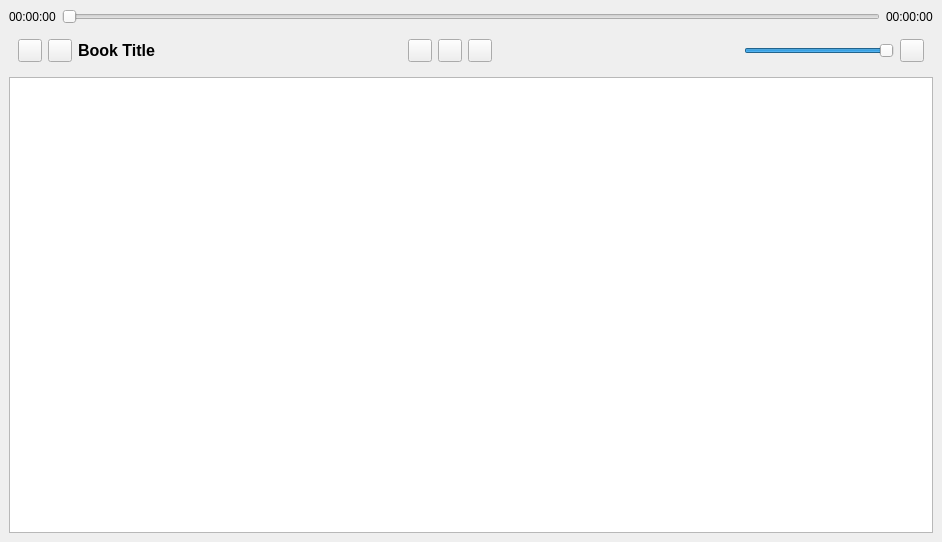
<?xml version="1.0" encoding="UTF-8"?>
<ui version="4.0">
 <class>MainWindow</class>
 <widget class="QMainWindow" name="MainWindow">
  <property name="geometry">
   <rect>
    <x>0</x>
    <y>0</y>
    <width>942</width>
    <height>542</height>
   </rect>
  </property>
  <property name="sizePolicy">
   <sizepolicy hsizetype="Expanding" vsizetype="Expanding">
    <horstretch>0</horstretch>
    <verstretch>0</verstretch>
   </sizepolicy>
  </property>
  <property name="maximumSize">
   <size>
    <width>16777215</width>
    <height>16777215</height>
   </size>
  </property>
  <property name="windowTitle">
   <string/>
  </property>
  <widget class="QWidget" name="centralwidget">
   <property name="enabled">
    <bool>true</bool>
   </property>
   <property name="sizePolicy">
    <sizepolicy hsizetype="Maximum" vsizetype="Maximum">
     <horstretch>0</horstretch>
     <verstretch>0</verstretch>
    </sizepolicy>
   </property>
   <property name="maximumSize">
    <size>
     <width>16777215</width>
     <height>16777215</height>
    </size>
   </property>
   <layout class="QGridLayout" name="gridLayout">
    <item row="0" column="0">
     <layout class="QVBoxLayout" name="verticalLayout">
      <property name="sizeConstraint">
       <enum>QLayout::SetMaximumSize</enum>
      </property>
      <property name="bottomMargin">
       <number>0</number>
      </property>
      <item>
       <layout class="QVBoxLayout" name="media_control_widget_2">
        <property name="topMargin">
         <number>0</number>
        </property>
        <item>
         <layout class="QHBoxLayout" name="media_progress">
          <property name="topMargin">
           <number>0</number>
          </property>
          <item>
           <widget class="QLabel" name="label_track_position">
            <property name="text">
             <string>00:00:00</string>
            </property>
           </widget>
          </item>
          <item>
           <widget class="QSlider" name="slider_progress">
            <property name="maximum">
             <number>10000</number>
            </property>
            <property name="orientation">
             <enum>Qt::Horizontal</enum>
            </property>
           </widget>
          </item>
          <item>
           <widget class="QLabel" name="label_track_time">
            <property name="text">
             <string>00:00:00</string>
            </property>
           </widget>
          </item>
         </layout>
        </item>
        <item>
         <widget class="QWidget" name="media_control_widget" native="true">
          <property name="sizePolicy">
           <sizepolicy hsizetype="Preferred" vsizetype="Fixed">
            <horstretch>0</horstretch>
            <verstretch>0</verstretch>
           </sizepolicy>
          </property>
          <property name="minimumSize">
           <size>
            <width>0</width>
            <height>0</height>
           </size>
          </property>
          <layout class="QHBoxLayout" name="horizontalLayout">
           <item>
            <widget class="QToolButton" name="button_chapters">
             <property name="text">
              <string/>
             </property>
            </widget>
           </item>
           <item>
            <widget class="QToolButton" name="button_playback_mode">
             <property name="text">
              <string/>
             </property>
            </widget>
           </item>
           <item>
            <widget class="QLabel" name="label_book_title">
             <property name="font">
              <font>
               <pointsize>12</pointsize>
               <weight>75</weight>
               <bold>true</bold>
              </font>
             </property>
             <property name="text">
              <string>Book Title</string>
             </property>
            </widget>
           </item>
           <item>
            <spacer name="horizontalSpacer">
             <property name="orientation">
              <enum>Qt::Horizontal</enum>
             </property>
             <property name="sizeHint" stdset="0">
              <size>
               <width>40</width>
               <height>20</height>
              </size>
             </property>
            </spacer>
           </item>
           <item>
            <widget class="QToolButton" name="button_seek_backward">
             <property name="text">
              <string/>
             </property>
            </widget>
           </item>
           <item>
            <widget class="QToolButton" name="button_play_pause">
             <property name="maximumSize">
              <size>
               <width>30</width>
               <height>16777215</height>
              </size>
             </property>
             <property name="text">
              <string/>
             </property>
            </widget>
           </item>
           <item>
            <widget class="QToolButton" name="button_seek_forward">
             <property name="text">
              <string/>
             </property>
            </widget>
           </item>
           <item>
            <spacer name="horizontalSpacer_2">
             <property name="orientation">
              <enum>Qt::Horizontal</enum>
             </property>
             <property name="sizeHint" stdset="0">
              <size>
               <width>40</width>
               <height>20</height>
              </size>
             </property>
            </spacer>
           </item>
           <item>
            <widget class="QSlider" name="slider_volume">
             <property name="sizePolicy">
              <sizepolicy hsizetype="Fixed" vsizetype="Fixed">
               <horstretch>0</horstretch>
               <verstretch>0</verstretch>
              </sizepolicy>
             </property>
             <property name="minimumSize">
              <size>
               <width>150</width>
               <height>0</height>
              </size>
             </property>
             <property name="sliderPosition">
              <number>99</number>
             </property>
             <property name="orientation">
              <enum>Qt::Horizontal</enum>
             </property>
             <property name="tickPosition">
              <enum>QSlider::NoTicks</enum>
             </property>
            </widget>
           </item>
           <item>
            <widget class="QToolButton" name="button_settings">
             <property name="sizePolicy">
              <sizepolicy hsizetype="Fixed" vsizetype="Fixed">
               <horstretch>0</horstretch>
               <verstretch>0</verstretch>
              </sizepolicy>
             </property>
             <property name="minimumSize">
              <size>
               <width>10</width>
               <height>0</height>
              </size>
             </property>
             <property name="maximumSize">
              <size>
               <width>30</width>
               <height>16777215</height>
              </size>
             </property>
             <property name="text">
              <string/>
             </property>
             <property name="popupMode">
              <enum>QToolButton::InstantPopup</enum>
             </property>
            </widget>
           </item>
          </layout>
         </widget>
        </item>
       </layout>
      </item>
     </layout>
    </item>
    <item row="1" column="0">
     <widget class="QTableView" name="view_library">
      <property name="minimumSize">
       <size>
        <width>300</width>
        <height>0</height>
       </size>
      </property>
      <property name="frameShape">
       <enum>QFrame::StyledPanel</enum>
      </property>
      <property name="frameShadow">
       <enum>QFrame::Sunken</enum>
      </property>
      <property name="sizeAdjustPolicy">
       <enum>QAbstractScrollArea::AdjustToContents</enum>
      </property>
      <property name="alternatingRowColors">
       <bool>true</bool>
      </property>
      <property name="selectionMode">
       <enum>QAbstractItemView::SingleSelection</enum>
      </property>
      <property name="selectionBehavior">
       <enum>QAbstractItemView::SelectRows</enum>
      </property>
      <property name="showGrid">
       <bool>false</bool>
      </property>
      <property name="sortingEnabled">
       <bool>true</bool>
      </property>
      <property name="cornerButtonEnabled">
       <bool>false</bool>
      </property>
     </widget>
    </item>
   </layout>
  </widget>
  <widget class="QMenuBar" name="menubar">
   <property name="enabled">
    <bool>false</bool>
   </property>
   <property name="geometry">
    <rect>
     <x>0</x>
     <y>0</y>
     <width>942</width>
     <height>30</height>
    </rect>
   </property>
  </widget>
  <widget class="QStatusBar" name="statusbar">
   <property name="enabled">
    <bool>false</bool>
   </property>
   <property name="sizePolicy">
    <sizepolicy hsizetype="Ignored" vsizetype="Ignored">
     <horstretch>0</horstretch>
     <verstretch>0</verstretch>
    </sizepolicy>
   </property>
  </widget>
 </widget>
 <resources/>
 <connections/>
</ui>
